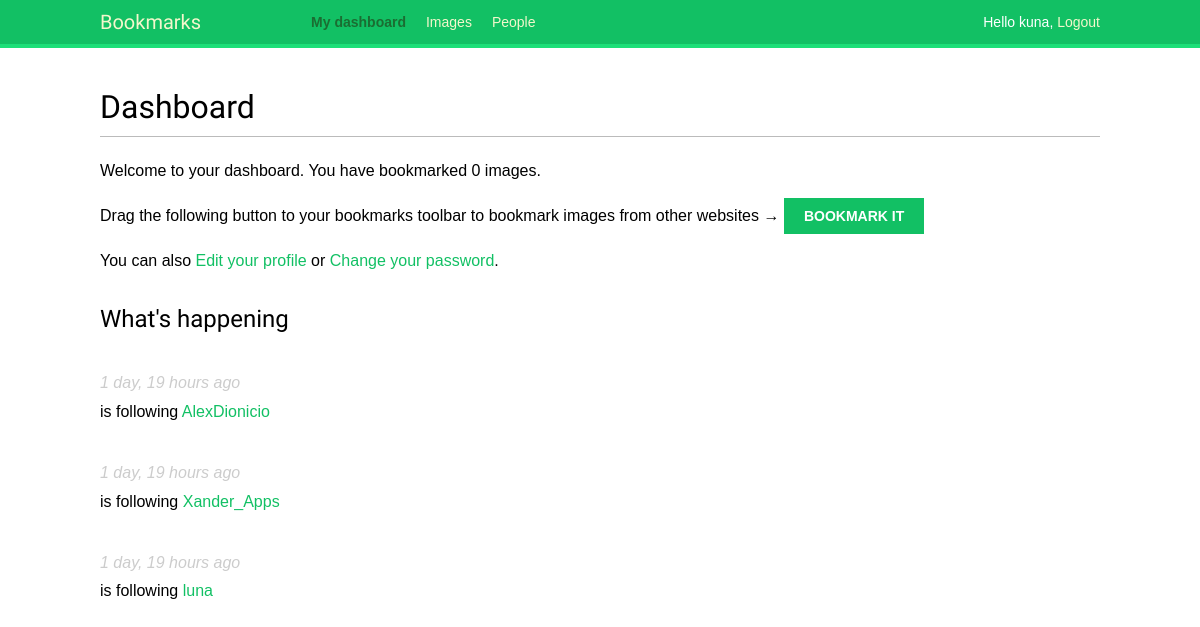
/account/ (signed in), run on the app's committed database.
### actions/models.py (models this page shows)
class Action(models.Model):
    user = models.ForeignKey('auth.User', related_name='actions', db_index=True, on_delete=models.CASCADE)
    verb = models.CharField(max_length=255)
    target_ct = models.ForeignKey(ContentType, blank=True, null=True, related_name="target_obj", on_delete=models.CASCADE)
    target_id = models.PositiveIntegerField(null=True, blank=True, db_index=True)
    target= GenericForeignKey('target_ct', 'target_id')
    created = models.DateTimeField(auto_now_add=True, db_index=True)
    class Meta:
        ordering = ('-created',)

### account/views.py (the view)
# urls.py: path('', views.dashboard, name="dashboard"),
@login_required
def dashboard(request):
    actions = Action.objects.exclude(user=request.user)
    following_ids = request.user.following.values_list('id', flat=True)
    if following_ids:
        actions = actions.filter(user_id__in=following_ids)
    actions = actions.select_related('user', 'user__profile').prefetch_related('target')[:10]
    return render(request,
                    'account/dashboard.html',
                    {'section':'dashboard', 'actions':actions})

### account/templates/account/dashboard.html (shortened to what this page needs)
{% extends 'base.html' %}
{% block content %}
    <h1>Dashboard </h1>
    {%with total_images_created=request.user.images_created.count%}
    <p>Welcome to your dashboard. You have bookmarked {{total_images_created}} image{{total_images_created | pluralize}}.</p>
    {% endwith %}
    <p>
        Drag the following button to your bookmarks toolbar to bookmark images from other websites →
        <a href="javascript:{% include "bookmarklet_launcher.js" %}" class="button">Bookmark it</a>
    </p>
    <p>
        You can also <a href="{% url 'edit' %}">Edit your profile</a>
        or <a href="{% url 'password_change' %}">Change your password</a>.
    </p>
    <h2>What's happening</h2>
<div id="action-list">
    {% for action in actions %}
        {% include "actions/action/detail.html" %}
    {% endfor %}
</div>
{% endblock content %}

### account/templates/base.html (shortened to what this page needs)
{% load static %}
<!DOCTYPE html>
<html>
<head>
    <link href="{% static "css/base.css" %}" rel="stylesheet">
</head>
<body>
 <div id="header">
    <span class="logo">Bookmarks</span>
    {% if request.user.is_authenticated %}
    <ul class="menu">
      <li {% if section == "dashboard" %}class="selected"{% endif %}>
        <a href="{% url "dashboard" %}">My dashboard</a>
      </li>
      <li {% if section == "images" %}class="selected"{% endif %}>
        <a href="{% url 'images:list' %}">Images</a>
      </li>
      <li {% if section == "people" %}class="selected"{% endif %}>
        <a href="{% url 'user_list' %}">People</a>
      </li>
    </ul>
  {% endif %}
  <span class="user">
    {% if request.user.is_authenticated %}
      Hello {{ request.user.first_name }},
      <a href="{% url "logout" %}">Logout</a>
    {% else %}
      <a href="{% url "login" %}">Log-in</a>
    {% endif %}
  </span>
  </div>
    <div id='content'>
        {% block content %}
        {% endblock content %}
    </div>
</body>
</html>

### images/templates/bookmarklet_launcher.js
(function () {
    if (window.myBookmarklet !== undefined) {
        myBookmarklet()
    } else {
        document.body.appendChild(document.createElement('script')).src='https://127.0.0.1:8000/static/js/bookmarklet.js?r='+Math.floor(Math.random()*99999999999999999999);    }
})();

### actions/templates/actions/action/detail.html (shortened to what this page needs)
{% load thumbnail %}
{% with user=action.user profile=action.user.profile %}
<div class="action">
  <div class="info">
    <p>
      <span class="date">{{ action.created|timesince }} ago</span>
      <br />
      {{ action.verb }}
      {% if action.target %}
        {% with target=action.target %}
          <a href="{{ target.get_absolute_url }}">{{ target }}</a>
        {% endwith %}
      {% endif %}
    </p>
  </div>
</div>
{% endwith %}

### account/static/css/base.css (style rules this page uses)
body { margin:0; padding:0; font-family:helvetica, sans-serif; }
p { line-height: 1.8; }
a { color:#12c064; text-decoration:none; }
h1, h2, h3, h4, h5 , h6 { font-family: 'Muli', sans-serif; font-weight:normal; }
h1 { border-bottom:1px solid #bbb; padding:0 0 10px 0; margin:10px 0 20px 0; }
h2 { margin:30px 0 20px; }
#header { padding:10px 100px; font-size:14px; background:#12c064; color:#fff; border-bottom:4px solid #1cdf78; overflow:auto; }
#header .logo { font-family: 'Muli', sans-serif; float:left; color:#f3f7cc; font-size:20px; margin-right:10%; }
#header ul.menu { list-style:none; float:left; margin:0; padding:0; }
#header ul.menu li { float:left; padding:4px 10px; }
#header ul.menu li.selected a, #header ul.menu li.selected a:hover { color:#1b6d32; font-weight:bold; }
#header a { color:#f3f7cc; }
#header .user { float:right; padding-top:4px; }
#content { padding:30px 100px; }
input[type=submit], a.button { font-weight:bold; background:#12c064; color:#fff; padding:10px 20px; font-size:14px; text-transform:uppercase; }
.action { clear:both; overflow:auto; }
.action .date { font-style:italic; color:#ccc; }

### data on the page
Action: created "1 day, 19 hours", verb "is following", target "AlexDionicio"
Action: created "1 day, 19 hours", verb "is following", target "Xander_Apps"
Action: created "1 day, 19 hours", verb "is following", target "luna"

### other printed values
{{ request.user.first_name }} "kuna"
{{ total_images_created }} "0"
{{ total_images_created | pluralize }} "s"
